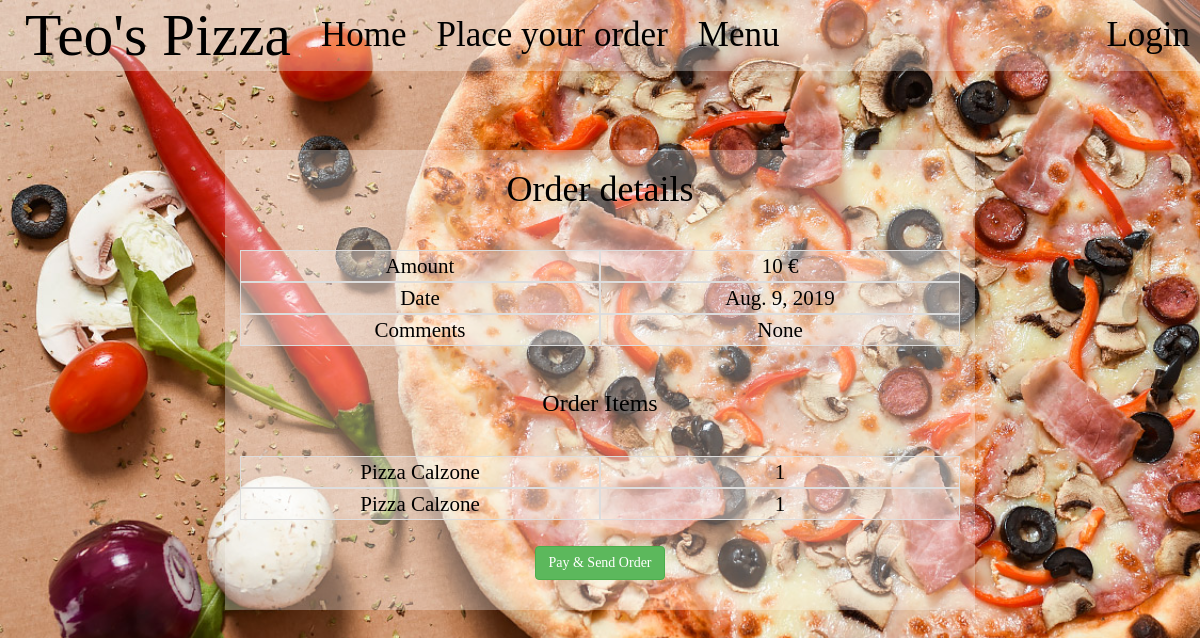
/order/confirm_order, run on the app's committed database.
### order/models.py (models this page shows, shortened)
class Order(models.Model):
    user = models.ForeignKey(User, on_delete=models.CASCADE)
    address = models.CharField(max_length = 30, blank=True, null=True)
    comment = models.TextField(blank=True, null=True)
    date = models.DateField(auto_now_add=True)
    confirmed = models.BooleanField(default=False)
    paid = models.BooleanField(default=False)
    objects = OrdersQuerySet.as_manager()
    class Meta:
        ordering = ['-id']
    def get_amount(self):
        return sum([Pizza.objects.get(pk=ol.pizza_type.id).price for ol in self.order_items.all()])

class OrderItem(models.Model):
    pizza_type = models.ForeignKey(Pizza, on_delete=models.CASCADE, blank=True, null=True)
    quantity = models.IntegerField(validators=[MinValueValidator(0),
                                            MaxValueValidator(10)], default='0')
    order = models.ForeignKey(Order, related_name='order_items',
                                    on_delete=models.CASCADE)

class Pizza(models.Model):
    name = models.CharField (max_length = 30)
    description = models.TextField()
    price = models.IntegerField(validators=[MinValueValidator(0),
                                            MaxValueValidator(100)])
    img_url = models.CharField(max_length = 50, default = "bg1.jpg")
    stock = models.IntegerField(validators=[MinValueValidator(0),
                                        MaxValueValidator(100)], default = '0')
    class Meta:
        ordering = ['name']
    def __str__(self):
        return self.name
    def get_absolute_url(self):
        return reverse('pizza_details', args=[self.id])

### order/views.py (the view, shortened to what this page needs)
class ConfirmOrder(CreateAPIView):
    def get(self, request, format=None):
        order = Order.objects.get(paid='0')
        order_items = OrderItem.objects.filter(order=order)
        return render(request, "orders/order_confirmation.html",
                                {'order': order, 'orderItems': order_items})

### order/templatetags/pizza_extras.py (called while the page is built)
@register.inclusion_tag('orders/pizza_listing.html')
def pizza_list():
    pizzas = Pizza.objects.all()
    return {'pizza_list' : pizzas}

### templates/orders/order_confirmation.html (shortened to what this page needs)
{% extends 'base.html' %}
{% load crispy_forms_tags %}
{% block styling %}
{{ block.super }}
{% endblock styling %}
{% block content %}
<form role="form" action="{% url 'confirm_order' %}" method="post">
<h1>Order details</h1><br>
<div class="form-row">
  <div class="col-sm-6 table-bordered">Amount</div>
  <div class="col-sm-6 table-bordered">{{ order.get_amount }} &euro;</div>
</div>
<div class="form-row">
  <div class="col-sm-6 table-bordered">Date</div>
  <div class="col-sm-6 table-bordered">{{ order.date }}</div>
</div>
{% if order.comment != "" %}
<div class="form-row">
  <div class="col-sm-6 table-bordered">Comments</div>
  <div class="col-sm-6 table-bordered">{{ order.comment }}</div>
</div>
{% else %}
<div class="form-row">
  <div class="col-sm-6 table-bordered">Comments</div>
  <div class="col-sm-6 table-bordered">None</div>
</div>
{% endif %}
<br><br><br><br>
  <h3>Order Items</h3>
  <br>
  {% for oi in orderItems %}
  <div class="form-row item">
    <div class="form-row col-sm-6 table-bordered pizza" >
      {{ oi.pizza_type }}
    </div>
    <div class="form-row col-sm-6 table-bordered quantity">
      {{ oi.quantity }}
    </div>
  </div>
  <br>
  {% endfor %}
  <br>
  <button class="form-row btn btn-success submit-button" id="yw1">
          Pay & Send Order
  </button><br><br>
</form>
{% endblock %}

### static/css/basestyle.css (style rules this page uses)
body { color: black; text-align: center; background: url(../img/bg1.jpg); background-repeat: no-repeat; background-size: cover; background-attachment: fixed; }

### templates/orders/order_confirmation.html (style rules this page uses)
.col-sm-6 { background: rgba(255, 255, 255, 0.3) }

### data on the page
Order: get_amount "10", date "Aug. 9, 2019"
OrderItem: pizza_type "Pizza Calzone", quantity "1"
OrderItem: pizza_type "Pizza Calzone", quantity "1"
